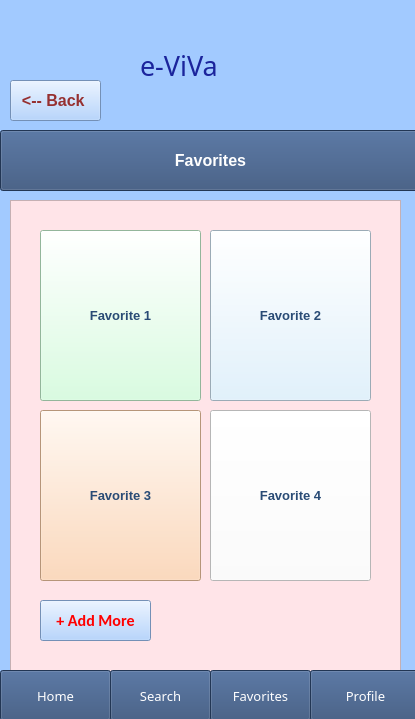
<?xml version="1.0" encoding="UTF-8"?>
<ui version="4.0">
 <class>Form</class>
 <widget class="QWidget" name="Form">
  <property name="geometry">
   <rect>
    <x>0</x>
    <y>0</y>
    <width>415</width>
    <height>719</height>
   </rect>
  </property>
  <property name="windowTitle">
   <string>Form</string>
  </property>
  <widget class="QPushButton" name="Ptiseis_3">
   <property name="geometry">
    <rect>
     <x>0</x>
     <y>130</y>
     <width>421</width>
     <height>61</height>
    </rect>
   </property>
   <property name="font">
    <font>
     <pointsize>12</pointsize>
     <weight>75</weight>
     <bold>true</bold>
    </font>
   </property>
   <property name="styleSheet">
    <string notr="true">background-color: rgb(0, 170, 255);
background-color: rgb(48, 76, 118);
color: rgb(255, 255, 255);</string>
   </property>
   <property name="text">
    <string>Favorites</string>
   </property>
  </widget>
  <widget class="QScrollArea" name="scrollArea">
   <property name="geometry">
    <rect>
     <x>-1</x>
     <y>-1</y>
     <width>421</width>
     <height>721</height>
    </rect>
   </property>
   <property name="styleSheet">
    <string notr="true">background-color: rgb(162, 202, 255);</string>
   </property>
   <property name="widgetResizable">
    <bool>true</bool>
   </property>
   <widget class="QWidget" name="scrollAreaWidgetContents">
    <property name="geometry">
     <rect>
      <x>0</x>
      <y>0</y>
      <width>419</width>
      <height>719</height>
     </rect>
    </property>
    <widget class="QListWidget" name="listWidget_3">
     <property name="geometry">
      <rect>
       <x>10</x>
       <y>200</y>
       <width>391</width>
       <height>511</height>
      </rect>
     </property>
     <property name="font">
      <font>
       <pointsize>12</pointsize>
       <weight>75</weight>
       <bold>true</bold>
      </font>
     </property>
     <property name="layoutDirection">
      <enum>Qt::LeftToRight</enum>
     </property>
     <property name="styleSheet">
      <string notr="true">background-color: rgb(255, 228, 232);
color: rgb(41, 75, 117);


</string>
     </property>
     <item>
      <property name="text">
       <string/>
      </property>
     </item>
    </widget>
    <widget class="QPushButton" name="Diamoni_10">
     <property name="geometry">
      <rect>
       <x>0</x>
       <y>670</y>
       <width>111</width>
       <height>51</height>
      </rect>
     </property>
     <property name="font">
      <font>
       <family>Arial Rounded MT Bold</family>
       <pointsize>10</pointsize>
       <weight>50</weight>
       <bold>false</bold>
      </font>
     </property>
     <property name="styleSheet">
      <string notr="true">background-color: rgb(0, 170, 255);
background-color: rgb(48, 76, 118);
color: rgb(255, 255, 255);</string>
     </property>
     <property name="text">
      <string>Home</string>
     </property>
     <property name="default">
      <bool>false</bool>
     </property>
     <property name="flat">
      <bool>false</bool>
     </property>
    </widget>
    <widget class="QPushButton" name="Diamoni_11">
     <property name="geometry">
      <rect>
       <x>110</x>
       <y>670</y>
       <width>101</width>
       <height>51</height>
      </rect>
     </property>
     <property name="font">
      <font>
       <family>Arial Rounded MT Bold</family>
       <pointsize>10</pointsize>
       <weight>50</weight>
       <bold>false</bold>
      </font>
     </property>
     <property name="styleSheet">
      <string notr="true">background-color: rgb(0, 170, 255);
background-color: rgb(48, 76, 118);
color: rgb(255, 255, 255);</string>
     </property>
     <property name="text">
      <string>Search</string>
     </property>
     <property name="default">
      <bool>false</bool>
     </property>
     <property name="flat">
      <bool>false</bool>
     </property>
    </widget>
    <widget class="QPushButton" name="Diamoni_12">
     <property name="geometry">
      <rect>
       <x>210</x>
       <y>670</y>
       <width>101</width>
       <height>51</height>
      </rect>
     </property>
     <property name="font">
      <font>
       <family>Arial Rounded MT Bold</family>
       <pointsize>10</pointsize>
       <weight>50</weight>
       <bold>false</bold>
      </font>
     </property>
     <property name="styleSheet">
      <string notr="true">background-color: rgb(0, 170, 255);
background-color: rgb(48, 76, 118);
color: rgb(255, 255, 255);</string>
     </property>
     <property name="text">
      <string>Favorites</string>
     </property>
     <property name="default">
      <bool>false</bool>
     </property>
     <property name="flat">
      <bool>false</bool>
     </property>
    </widget>
    <widget class="QPushButton" name="Diamoni_13">
     <property name="geometry">
      <rect>
       <x>310</x>
       <y>670</y>
       <width>111</width>
       <height>51</height>
      </rect>
     </property>
     <property name="font">
      <font>
       <family>Arial Rounded MT Bold</family>
       <pointsize>10</pointsize>
       <weight>50</weight>
       <bold>false</bold>
      </font>
     </property>
     <property name="styleSheet">
      <string notr="true">background-color: rgb(0, 170, 255);
background-color: rgb(48, 76, 118);
color: rgb(255, 255, 255);</string>
     </property>
     <property name="text">
      <string>Profile</string>
     </property>
     <property name="default">
      <bool>false</bool>
     </property>
     <property name="flat">
      <bool>false</bool>
     </property>
    </widget>
    <widget class="QLabel" name="e-ViVa_2">
     <property name="geometry">
      <rect>
       <x>140</x>
       <y>40</y>
       <width>171</width>
       <height>51</height>
      </rect>
     </property>
     <property name="font">
      <font>
       <family>Forte</family>
       <pointsize>20</pointsize>
       <weight>50</weight>
       <bold>false</bold>
      </font>
     </property>
     <property name="styleSheet">
      <string notr="true">background-color: rgb(162, 202, 255);
color: rgb(27, 36, 156);

</string>
     </property>
     <property name="text">
      <string>e-ViVa</string>
     </property>
    </widget>
    <widget class="QPushButton" name="pushButton_7">
     <property name="geometry">
      <rect>
       <x>40</x>
       <y>230</y>
       <width>161</width>
       <height>171</height>
      </rect>
     </property>
     <property name="font">
      <font>
       <pointsize>10</pointsize>
       <weight>75</weight>
       <bold>true</bold>
      </font>
     </property>
     <property name="layoutDirection">
      <enum>Qt::LeftToRight</enum>
     </property>
     <property name="styleSheet">
      <string notr="true">color: rgb(41, 75, 117);
background-color: rgb(206, 255, 217);</string>
     </property>
     <property name="text">
      <string>Favorite 1</string>
     </property>
    </widget>
    <widget class="QPushButton" name="pushButton_8">
     <property name="geometry">
      <rect>
       <x>210</x>
       <y>230</y>
       <width>161</width>
       <height>171</height>
      </rect>
     </property>
     <property name="font">
      <font>
       <pointsize>10</pointsize>
       <weight>75</weight>
       <bold>true</bold>
      </font>
     </property>
     <property name="layoutDirection">
      <enum>Qt::LeftToRight</enum>
     </property>
     <property name="styleSheet">
      <string notr="true">color: rgb(41, 75, 117);
background-color: rgb(217, 240, 255);</string>
     </property>
     <property name="text">
      <string>Favorite 2</string>
     </property>
    </widget>
    <widget class="QPushButton" name="pushButton_9">
     <property name="geometry">
      <rect>
       <x>40</x>
       <y>410</y>
       <width>161</width>
       <height>171</height>
      </rect>
     </property>
     <property name="font">
      <font>
       <pointsize>10</pointsize>
       <weight>75</weight>
       <bold>true</bold>
      </font>
     </property>
     <property name="layoutDirection">
      <enum>Qt::LeftToRight</enum>
     </property>
     <property name="styleSheet">
      <string notr="true">color: rgb(41, 75, 117);
background-color: rgb(255, 208, 169);</string>
     </property>
     <property name="text">
      <string>Favorite 3</string>
     </property>
    </widget>
    <widget class="QPushButton" name="pushButton_10">
     <property name="geometry">
      <rect>
       <x>210</x>
       <y>410</y>
       <width>161</width>
       <height>171</height>
      </rect>
     </property>
     <property name="font">
      <font>
       <pointsize>10</pointsize>
       <weight>75</weight>
       <bold>true</bold>
      </font>
     </property>
     <property name="layoutDirection">
      <enum>Qt::LeftToRight</enum>
     </property>
     <property name="styleSheet">
      <string notr="true">color: rgb(41, 75, 117);
background-color: rgb(255, 255, 255);</string>
     </property>
     <property name="text">
      <string>Favorite 4</string>
     </property>
    </widget>
    <widget class="QPushButton" name="pushButton">
     <property name="geometry">
      <rect>
       <x>40</x>
       <y>600</y>
       <width>111</width>
       <height>41</height>
      </rect>
     </property>
     <property name="font">
      <font>
       <family>Calibri</family>
       <pointsize>12</pointsize>
       <weight>75</weight>
       <bold>true</bold>
      </font>
     </property>
     <property name="styleSheet">
      <string notr="true">color: rgb(255, 0, 0);</string>
     </property>
     <property name="text">
      <string>+ Add More</string>
     </property>
    </widget>
    <widget class="QPushButton" name="BackButton">
     <property name="geometry">
      <rect>
       <x>10</x>
       <y>80</y>
       <width>91</width>
       <height>41</height>
      </rect>
     </property>
     <property name="font">
      <font>
       <pointsize>12</pointsize>
       <weight>75</weight>
       <bold>true</bold>
      </font>
     </property>
     <property name="styleSheet">
      <string notr="true">color: rgb(150, 48, 48);</string>
     </property>
     <property name="text">
      <string>&lt;-- Back </string>
     </property>
    </widget>
    <zorder>listWidget_3</zorder>
    <zorder>Diamoni_13</zorder>
    <zorder>Diamoni_12</zorder>
    <zorder>Diamoni_11</zorder>
    <zorder>Diamoni_10</zorder>
    <zorder>e-ViVa_2</zorder>
    <zorder>pushButton_7</zorder>
    <zorder>pushButton_8</zorder>
    <zorder>pushButton_9</zorder>
    <zorder>pushButton_10</zorder>
    <zorder>pushButton</zorder>
    <zorder>BackButton</zorder>
   </widget>
  </widget>
  <zorder>scrollArea</zorder>
  <zorder>Ptiseis_3</zorder>
 </widget>
 <resources/>
 <connections/>
</ui>
